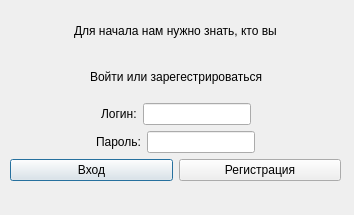
<?xml version="1.0" encoding="UTF-8"?>
<ui version="4.0">
 <class>Dialog</class>
 <widget class="QDialog" name="Регистрация">
  <property name="geometry">
   <rect>
    <x>0</x>
    <y>0</y>
    <width>354</width>
    <height>215</height>
   </rect>
  </property>
  <property name="windowTitle">
   <string>Dialog</string>
  </property>
  <widget class="QWidget" name="verticalLayoutWidget">
   <property name="geometry">
    <rect>
     <x>10</x>
     <y>10</y>
     <width>331</width>
     <height>171</height>
    </rect>
   </property>
   <layout class="QVBoxLayout" name="verticalLayout">
    <item>
     <layout class="QHBoxLayout" name="horizontalLayout_4">
      <item>
       <spacer name="horizontalSpacer">
        <property name="orientation">
         <enum>Qt::Horizontal</enum>
        </property>
        <property name="sizeHint" stdset="0">
         <size>
          <width>40</width>
          <height>20</height>
         </size>
        </property>
       </spacer>
      </item>
      <item>
       <widget class="QLabel" name="label">
        <property name="text">
         <string>Для начала нам нужно знать, кто вы</string>
        </property>
       </widget>
      </item>
      <item>
       <spacer name="horizontalSpacer_2">
        <property name="orientation">
         <enum>Qt::Horizontal</enum>
        </property>
        <property name="sizeHint" stdset="0">
         <size>
          <width>40</width>
          <height>20</height>
         </size>
        </property>
       </spacer>
      </item>
     </layout>
    </item>
    <item>
     <layout class="QHBoxLayout" name="horizontalLayout_5">
      <item>
       <spacer name="horizontalSpacer_3">
        <property name="orientation">
         <enum>Qt::Horizontal</enum>
        </property>
        <property name="sizeHint" stdset="0">
         <size>
          <width>40</width>
          <height>20</height>
         </size>
        </property>
       </spacer>
      </item>
      <item>
       <widget class="QLabel" name="label_2">
        <property name="text">
         <string>Войти или зарегестрироваться</string>
        </property>
       </widget>
      </item>
      <item>
       <spacer name="horizontalSpacer_4">
        <property name="orientation">
         <enum>Qt::Horizontal</enum>
        </property>
        <property name="sizeHint" stdset="0">
         <size>
          <width>40</width>
          <height>20</height>
         </size>
        </property>
       </spacer>
      </item>
     </layout>
    </item>
    <item>
     <layout class="QHBoxLayout" name="horizontalLayout_2">
      <item>
       <spacer name="horizontalSpacer_5">
        <property name="orientation">
         <enum>Qt::Horizontal</enum>
        </property>
        <property name="sizeHint" stdset="0">
         <size>
          <width>40</width>
          <height>20</height>
         </size>
        </property>
       </spacer>
      </item>
      <item>
       <widget class="QLabel" name="label_3">
        <property name="text">
         <string>Логин:</string>
        </property>
       </widget>
      </item>
      <item>
       <widget class="QLineEdit" name="login_field"/>
      </item>
      <item>
       <spacer name="horizontalSpacer_6">
        <property name="orientation">
         <enum>Qt::Horizontal</enum>
        </property>
        <property name="sizeHint" stdset="0">
         <size>
          <width>40</width>
          <height>20</height>
         </size>
        </property>
       </spacer>
      </item>
     </layout>
    </item>
    <item>
     <layout class="QHBoxLayout" name="horizontalLayout_3">
      <item>
       <spacer name="horizontalSpacer_7">
        <property name="orientation">
         <enum>Qt::Horizontal</enum>
        </property>
        <property name="sizeHint" stdset="0">
         <size>
          <width>40</width>
          <height>20</height>
         </size>
        </property>
       </spacer>
      </item>
      <item>
       <widget class="QLabel" name="label_4">
        <property name="text">
         <string>Пароль:</string>
        </property>
       </widget>
      </item>
      <item>
       <widget class="QLineEdit" name="password_filed"/>
      </item>
      <item>
       <spacer name="horizontalSpacer_8">
        <property name="orientation">
         <enum>Qt::Horizontal</enum>
        </property>
        <property name="sizeHint" stdset="0">
         <size>
          <width>40</width>
          <height>20</height>
         </size>
        </property>
       </spacer>
      </item>
     </layout>
    </item>
    <item>
     <layout class="QHBoxLayout" name="horizontalLayout">
      <item>
       <widget class="QPushButton" name="enter_button">
        <property name="text">
         <string>Вход</string>
        </property>
       </widget>
      </item>
      <item>
       <widget class="QPushButton" name="reg_button">
        <property name="text">
         <string>Регистрация</string>
        </property>
       </widget>
      </item>
     </layout>
    </item>
   </layout>
  </widget>
 </widget>
 <resources/>
 <connections/>
</ui>
